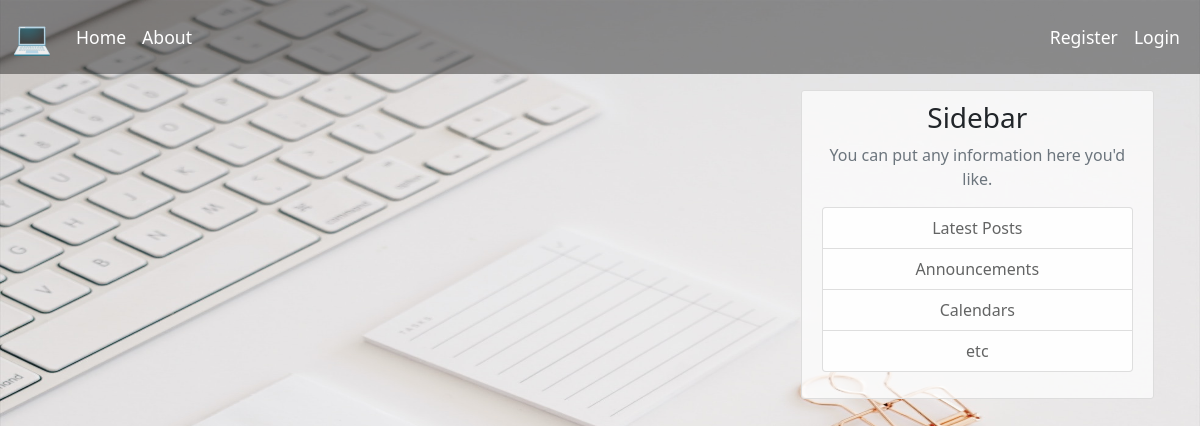
Before: / with the older database file.
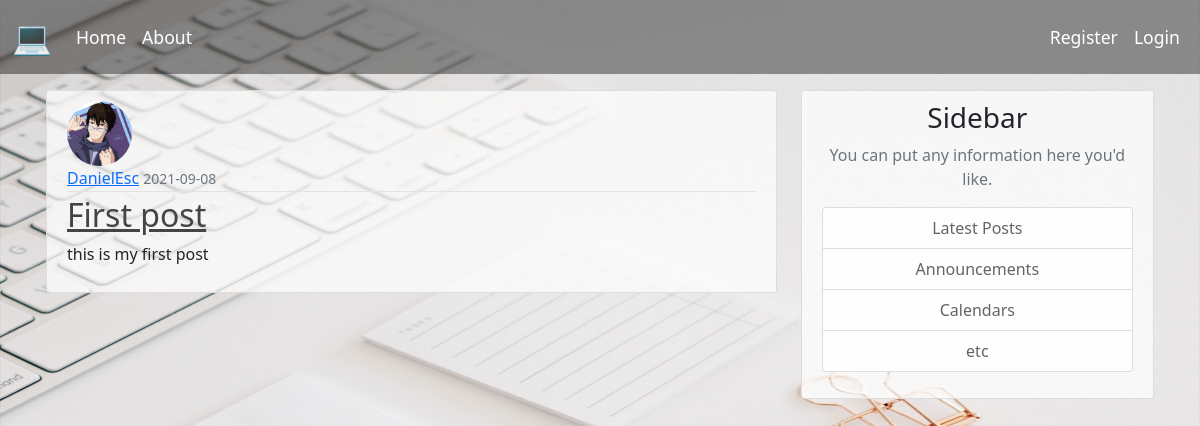
After: the same page with the newer database file.
### application/models.py (models this page shows, shortened)
class BlogPost(db.Model):
    id = db.Column(db.Integer, primary_key=True)
    title = db.Column(db.String(20), nullable=False)
    date = db.Column(db.DateTime, nullable=False, default=datetime.utcnow)
    body = db.Column(db.Text, nullable=False)
    user_id = db.Column(db.Integer, db.ForeignKey('user.id'), nullable=False)

class User(db.Model, UserMixin):
    id = db.Column(db.Integer, primary_key=True)
    username = db.Column(db.String(20), unique=True, nullable=False)
    email = db.Column(db.String(120), unique=True, nullable=False)
    image = db.Column(db.String(120), nullable=False, default='default.jpg')
    password = db.Column(db.String(60), nullable=False)
    blog_posts = db.relationship('BlogPost', backref='author', lazy=True)

### application/routes.py (the view)
@app.route("/")
def index():
    posts = BlogPost.query.all()
    return render_template("home.html", posts=posts)

### application/templates/home.html
{% extends "layout.html" %}
{% block main %}
    {% for post in posts%}
    <article class="media content-section">
      <img id='post_img'class="rounded-circle article-img" src="{{ url_for('static', filename='profile_pics/' + post.author.image) }}">
        <div class="media-body">
          <div class="article-metadata">
            <a class="mr-2" href="#">{{ post.author.username }}</a>
            <small class="text-muted">{{ post.date.strftime('%Y-%m-%d') }}</small>
          </div>
          <h2><a class="article-title" href="#">{{ post.title }}</a></h2>
          <p class="article-content">{{ post.body }}</p>
        </div>
      </article>
    {%endfor%}
{% endblock %}

### application/templates/layout.html (shortened to what this page needs)
<!doctype html>
<html lang="en">
  <head>
    <link href="https://cdn.jsdelivr.net/npm/bootstrap@5.1.0/dist/css/bootstrap.min.css" rel="stylesheet">
    <link href="/static/styles.css" rel="stylesheet">
  </head>
  <body>
    <nav class="navbar navbar-expand-lg navbar-dark" style="background: rgba(0,0,0,0.4)">
        <div class="container-fluid">
          <a class="navbar-brand mb-2 mb-lg-0" href="#">💻</a>
          <div class="collapse navbar-collapse" id="navbarText">
            <ul class="navbar-nav me-auto mb-2 mb-lg-0">
              <li class="nav-item">
                <a class="nav-link active" aria-current="page" href="/">Home</a>
              </li>
              <li class="nav-item">
                <a class="nav-link" href="/about">About</a>
              </li>
            </ul>
            <ul class="navbar-nav ml-auto mb-2 mb-lg-0">
              {% if current_user.is_authenticated %}
              <li class="nav-item">
                <a class="nav-link active" aria-current="page" href="/post/new">New Post</a>
              </li>
              <li class="nav-item">
                <a class="nav-link active" aria-current="page" href="/account">Account</a>
              </li>
                <li class="nav-item">
                  <a class="nav-link active" aria-current="page" href="/logout">Logout</a>
                </li>
              {% else %}
                <li class="nav-item">
                    <a class="nav-link active" aria-current="page" href="/register">Register</a>
                  </li>
                <li class="nav-item">
                    <a class="nav-link active" aria-current="page" href="/login">Login</a>
                  </li>
              {% endif %}
            </ul>
          </div>
        </div>
      </nav>
      <main role="main" class="container p-3">
        <div class="row">
          <div class="col-md-8">
            {% block main %}{% endblock %}
          </div>
          <div class="col-md-4">
            <div class="content-section">
              <h3>Sidebar</h3>
              <p class='text-muted'>You can put any information here you'd like.
                <ul class="list-group">
                  <li class="list-group-item list-group-item-light">Latest Posts</li>
                  <li class="list-group-item list-group-item-light">Announcements</li>
                  <li class="list-group-item list-group-item-light">Calendars</li>
                  <li class="list-group-item list-group-item-light">etc</li>
                </ul>
              </p>
            </div>
          </div>
        </div>
      </main>
  </body>
</html>

### application/static/styles.css (style rules this page uses)
nav .navbar-brand { font-size: xx-large; }
body { background-image: url('background.jpg') ; background-size: 100% 120vh; background-repeat: no-repeat; }
nav .navbar-nav li a { color: white !important; font-size: 1.1em; }
main { overflow-x: auto; text-align: center; }
.media-body { text-align: left; }
#post_img { display: flex; justify-content: left; }
.article-title { color: #444444; }
.article-content { white-space: pre-line; }
.article-img { height: 65px; width: 65px; margin-right: 16px; }
.article-metadata { padding-bottom: 1px; margin-bottom: 4px; border-bottom: 1px solid #e3e3e3 }
.content-section { background: rgba(255,255,255,0.7); padding: 10px 20px; border: 1px solid #dddddd; border-radius: 3px; margin-bottom: 20px; }

Changed rows visible on the page:
added BlogPost: image (picture), author.username "DanielEsc", date "2021-09-08", title "First post", body "this is my first post"
